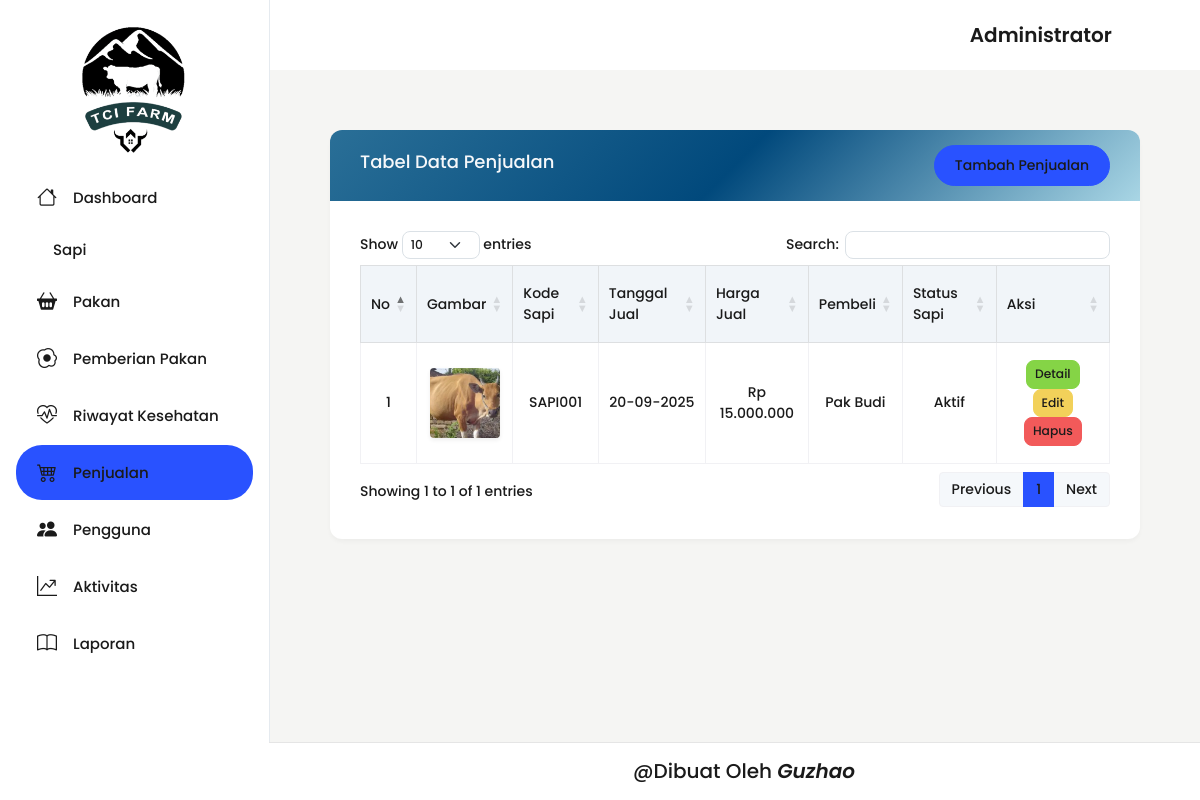
The page /backend/pages/penjualan/index.php (signed in) on the database its author committed.
### tables this page shows
CREATE TABLE `penjualan` (
  `id_penjualan` int NOT NULL,
  `id_sapi` int DEFAULT NULL,
  `tanggal_jual` date DEFAULT NULL,
  `harga_jual` bigint NOT NULL,
  `pembeli` varchar(100) DEFAULT NULL
);

CREATE TABLE `sapi` (
  `id_sapi` int NOT NULL,
  `kode_sapi` varchar(20) NOT NULL,
  `jenis_sapi` varchar(50) NOT NULL,
  `jenis_kelamin` enum('Jantan','Betina') NOT NULL,
  `berat_badan_kg` decimal(10,2) DEFAULT NULL,
  `status_kesehatan` varchar(100) DEFAULT NULL,
  `lokasi_kandang` varchar(50) DEFAULT NULL,
  `tanggal_masuk` date DEFAULT NULL,
  `gambar` varchar(255) DEFAULT NULL,
  `status_sapi` enum('Aktif','Dijual','Terjual','Mati') NOT NULL DEFAULT 'Aktif'
);

### backend/pages/penjualan/index.php (the view, shortened to what this page needs)
<?php
include '../../../config/connection.php';
include '../../partials/header.php';
include '../../partials/sidebar.php';
include '../../partials/navbar.php';
$qPenjualan = "
    SELECT p.*, s.kode_sapi, s.gambar, s.status_sapi
    FROM penjualan p
    LEFT JOIN sapi s ON p.id_sapi = s.id_sapi
    WHERE s.status_sapi != 'Mati'
    ORDER BY p.id_penjualan DESC
";
$result = mysqli_query($connect, $qPenjualan) or die(mysqli_error($connect));
?>
<div class="container-fluid">
    <div class="row">
        <div class="col-12">
            <div class="card w-100">
                <div class="card-header d-flex align-items-center justify-content-between"
                    style="background: linear-gradient(135deg, #2a6f97, #01497c, #a9d6e5); border: none;">
                    <h5 class="text-light">Tabel Data Penjualan</h5>
                    <a href="./create.php" class="btn btn-primary">Tambah Penjualan</a>
                </div>
                <div class="card-body">
                    <div class="table-responsive">
                        <table id="penjualanTable" class="table table-bordered w-100 text-center align-middle">
                            <thead class="table-light">
                                <tr>
                                    <th>No</th>
                                    <th>Gambar</th>
                                    <th>Kode Sapi</th>
                                    <th>Tanggal Jual</th>
                                    <th>Harga Jual</th>
                                    <th>Pembeli</th>
                                    <th>Status Sapi</th>
                                    <th>Aksi</th>
                                </tr>
                            </thead>
                            <tbody>
                                <?php
                                $no = 1;
                                while ($item = $result->fetch_object()):
                                ?>
                                    <tr>
                                        <td><?= $no ?></td>
                                        <td>
                                            <?php if (!empty($item->gambar)): ?>
                                                <img src="../../../storages/sapi/<?= htmlspecialchars($item->gambar) ?>"
                                                    alt="Sapi" width="70" height="70" class="rounded shadow-sm">
                                            <?php else: ?>
                                                <span class="text-muted">Tidak ada</span>
                                            <?php endif; ?>
                                        </td>
                                        <td><?= $item->kode_sapi ?: '-' ?></td>
                                        <td><?= $item->tanggal_jual ? date('d-m-Y', strtotime($item->tanggal_jual)) : '-' ?></td>
                                        <td>Rp <?= number_format($item->harga_jual, 0, ',', '.') ?></td>
                                        <td><?= htmlspecialchars($item->pembeli) ?></td>
                                        <td><?= $item->status_sapi ?></td>
                                        <td>
                                            <a href="./detail.php?id=<?= $item->id_penjualan ?>" class="btn btn-success btn-sm">Detail</a>
                                            <a href="./edit.php?id=<?= $item->id_penjualan ?>" class="btn btn-warning btn-sm">Edit</a>
                                            <a href="../../actions/penjualan/destroy.php?id=<?= $item->id_penjualan ?>"
                                                class="btn btn-danger btn-sm"
                                                onclick="return confirm('Apakah anda yakin ingin menghapus data ini?')">
                                                Hapus
                                            </a>
                                        </td>
                                    </tr>
                                <?php
                                    $no++;
                                endwhile;
                                ?>
                            </tbody>
                        </table>
                    </div>
                </div>
            </div>
        </div>
    </div>
</div>
<?php
include '../../partials/footer.php';
include '../../partials/script.php';
?>

### backend/template_admin/src/assets/css/custom.css (style rules this page uses)
.body-wrapper .container-fluid, .body-wrapper .container-sm, .body-wrapper .container-md, .body-wrapper .container-lg, .body-wrapper .container-xl, .body-wrapper .container-xxl { max-width: 100% !important; margin: 0 !important; padding: 30px !important; padding-top: 65px !important; }
.table th { text-align: center; vertical-align: middle; background: #f1f5f9; }
.table td { text-align: center; vertical-align: middle; }
.table td img { display: block; margin: 0 auto; border-radius: 8px; object-fit: cover; }
body, .table, .card, .btn, .navbar { font-family: 'Poppins', sans-serif; font-weight: 500; color: #1a1a1a; }
.table th { font-weight: 700; color: #000; }
.table td { font-weight: 500; color: #222; vertical-align: middle; }
.card-header h5 { font-weight: 700; font-size: 18px; color: #fff; }
html, body, * { font-family: 'Poppins', sans-serif !important; font-weight: 500 !important; color: #1a1a1a !important; }

### rows shown on the page
penjualan: id_sapi.gambar (picture), id_sapi.kode_sapi "SAPI001", tanggal_jual "20-09-2025", harga_jual "15.000.000", pembeli "Pak Budi", id_sapi.status_sapi "Aktif"

### other values the page prints
$_SESSION['hak_akses'] "Administrator"
